Frame 1 (no input): blank canvas, image omitted
Frame 60 (no input): blank canvas, image omitted
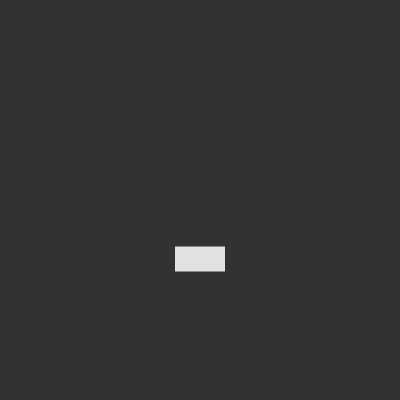
Frame 120 (the mouse pressed at the canvas centre since frame 60)

The p5.js sketch whose frames 1 and 60 were blank and that drew this single picture after the mouse press (run headless with seeded random() and noise() and a simulated clock; from frame 60 on, the mouse is pressed at the canvas centre):

// p5.js sketch
// ── sketch.js
let rectY = [];
let rectX = [];


function setup() {
  // put setup code here
  createCanvas(400,400);

}

function draw() {
  // put drawing code here
  background(50);
  noStroke();
  rectMode(CENTER);
  fill(225);
  
  for(let i = 0; i<rectY.length; i++){
    rect(rectX[i], rectY[i], 50, 25);
    rectY[i] += 1;

  }

  }
function mousePressed(){
  rectY.push(mouseY);
  rectX.push(mouseX);
}
